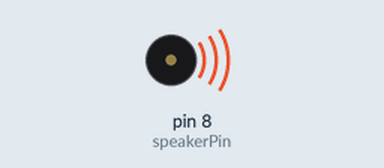
Simulated run of this sketch. Board: Arduino Uno, built with avr-gcc and run on an emulated ATmega328P. Shown: buzzer (waves = sounding).

Above: at 0.1 s.
Timing chart, 0 to 40.0 s (numbered marks = the images above):
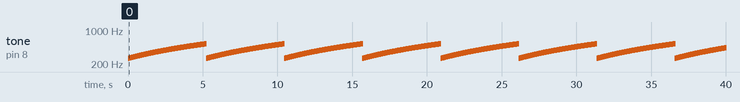

Measured:
- by itself, tone on pin 8 (speakerPin): plays 262 Hz for 0.02 s, 263 Hz for 0.02 s, 264 Hz for 0.02 s, 265 Hz for 0.02 s, 266 Hz for 0.02 s, 267 Hz for 0.02 s … (1998 notes in this stretch)

The sketch:

9C.ino
```cpp
int speakerPin = 8;
void setup() {
  pinMode(speakerPin, OUTPUT);
}

void loop() {
  for(int i = 262; i < 523; i++){
    tone(speakerPin, i, 200);
    delay(20);
  }
}
```
